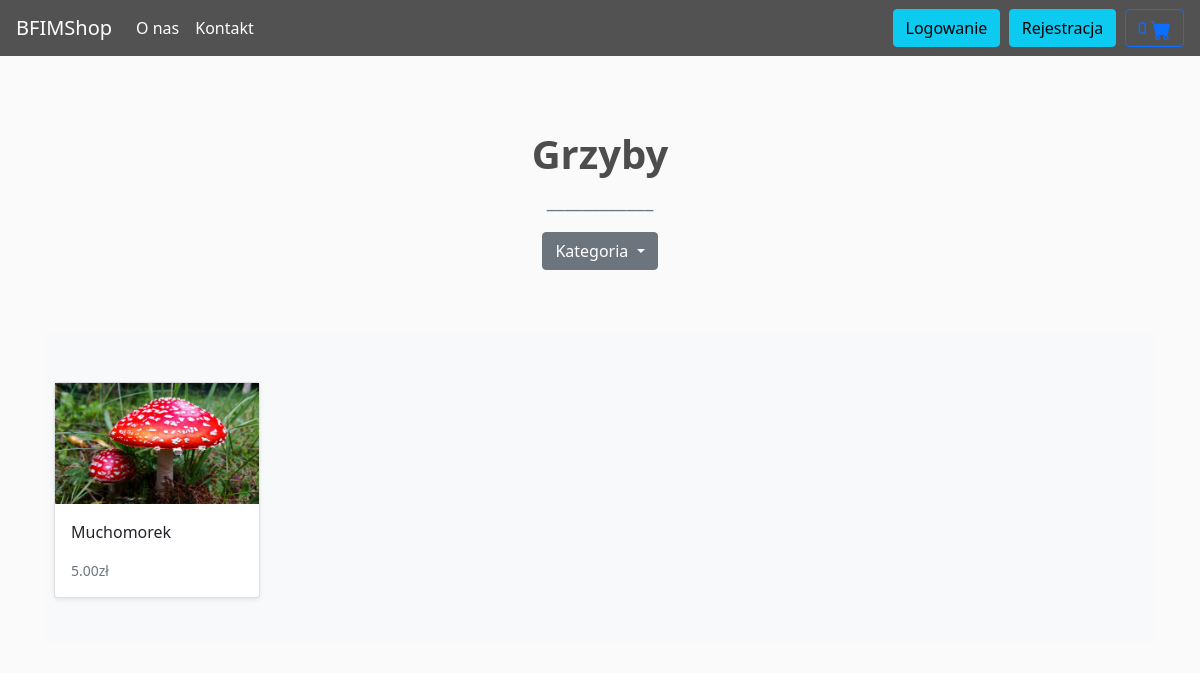
/shop/grzyby/, run on the app's committed database.
### store/models.py (models this page shows, shortened)
class Category(models.Model):
    name = models.CharField(max_length=255, db_index=True)
    slug = models.SlugField(max_length=255, unique=True)
    class Meta:
        verbose_name_plural = 'categories'
    def get_absolute_url(self):
        return reverse('store:category_list', args=[self.slug])

class Product(models.Model):
    category = models.ForeignKey(Category, related_name='product', on_delete=models.CASCADE)
    created_by = models.ForeignKey(User, on_delete=models.CASCADE, related_name='product_creator')
    title = models.CharField(max_length=255)
    author = models.CharField(max_length=255, default='admin')
    description = models.TextField(blank=True)
    image = models.ImageField(upload_to='images/', default='images/default.jpg')
    slug = models.SlugField(max_length=255)
    price = models.DecimalField(max_digits=4, decimal_places=2)
    in_stock = models.BooleanField(default=True)
    is_active = models.BooleanField(default=True)
    created = models.DateTimeField(auto_now_add=True)
    updated = models.DateTimeField(auto_now=True)
    objects = models.Manager()
    products = ProductManager()
    class Meta:
        verbose_name_plural = 'Products'
        ordering = ('-created',)
    def get_absolute_url(self):
        return reverse('store:product_detail', args=[self.slug])

### store/views.py (the view)
# urls.py: path('shop/<slug:category_slug>/', views.category_list, name='category_list'),
def category_list(request, category_slug=None):
    category = get_object_or_404(Category, slug=category_slug)
    products = Product.objects.filter(category=category)
    return render(request, 'store/products/category.html', {'category': category, 'products': products })

### basket/basket.py (called while the page is built)
    def __len__(self):
        return sum(item['qty'] for item in self.basket.values())

### basket/context_processors.py (called while the page is built)
def basket(request):
    return {'basket': Basket(request)}

### store/context_processors.py (called while the page is built)
def categories(request):
    return {
        'categories': Category.objects.all()
    }

### store/templates/store/products/category.html (shortened to what this page needs)
{% extends '../main.html' %}
{% load static %}
{% block content %}
<link rel="stylesheet" href="{% static 'css/main.css' %}">
<div class="container">
  <section class="py-5 text-center container">
    <div class="row py-lg-3">
      <div class="col-lg-6 col-md-8 mx-auto">
        <h1 class="h1 fw-bold">{{category.name|title}}</h1>
        <p class="lead text-muted">____________</p>
        <div class="bd-example">
          <div class="dropdown">
            <button class="btn btn-secondary dropdown-toggle" type="button" id="dropdownMenuButton" data-toggle="dropdown"
              aria-haspopup="true" aria-expanded="false">
              Kategoria
            </button>
          </div>
        </div>
      </div>
    </div>
  </section>
  <div class="album py-5 bg-light">
    <div class="container">
      <div class="row row-cols-1 row-cols-sm-2 row-cols-md-5 g-3">
        {% for product in products %}
        <div class="col">
          <div class="card shadow-sm">
            <img class="img-fluid" alt="Responsive image" src="{{ product.image.url }}">
            <div class="card-body">
              <p class="card-text">
                <a class="text-dark text-decoration-none" href="{{ product.get_absolute_url }}">{{ product.title }}</a>
              </p>
              <div class="d-flex justify-content-between align-items-center">
                <small class="text-muted">{{ product.price }}zł</small>
              </div>
            </div>
          </div>
        </div>
</div>
      {% endfor %}
    </div>
  </div>
</div>
{% endblock %}

### data on the page
Category: name "Grzyby"
Product: image (picture), title "Muchomorek", price "5.00"
